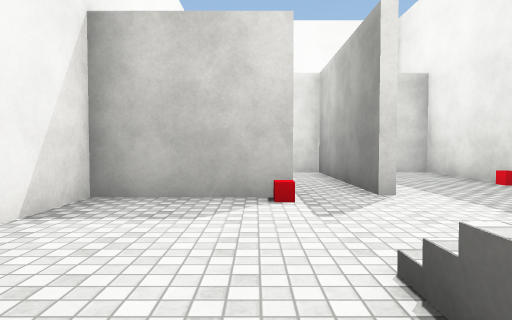
[1] (above)

16 first-person views from a walk through a Unity game level. The camera is 1.2 m above the floor, tilts 2° down and sees 75° across. The floor is counted in squares, 1.8 m on a side. Each view is taken from the middle of a square. On the plan, view 1 faces up. The plan holds only what a view shows up to about 10 squares ahead; the rest is blank. The place goes on beyond the plan. The player is left out. Surface patterns are stand-ins for the level's own textures.

[2]
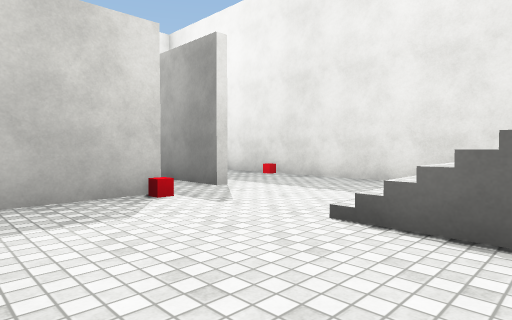

[3]
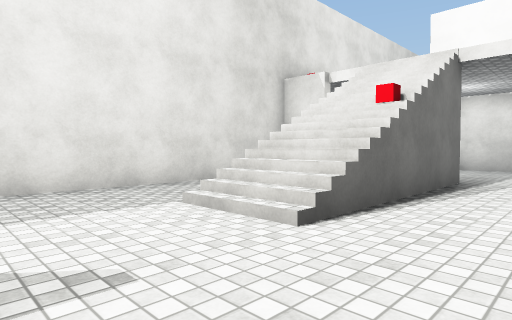

[4]
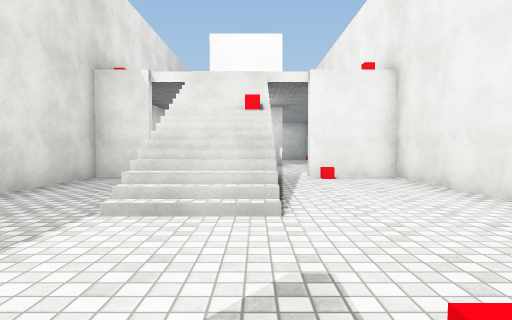

[5]
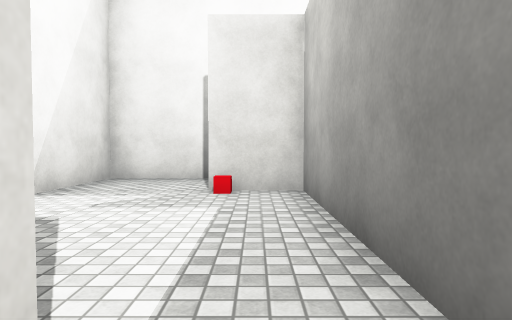

[6]
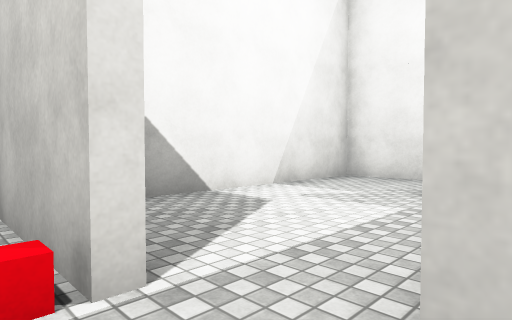

[7]
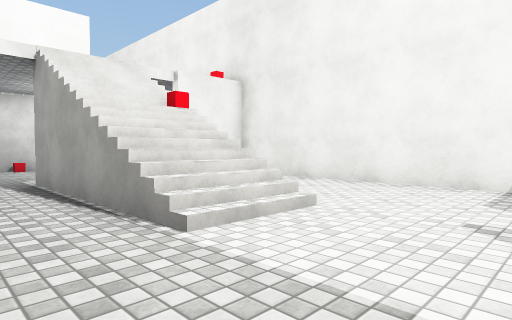

[8]
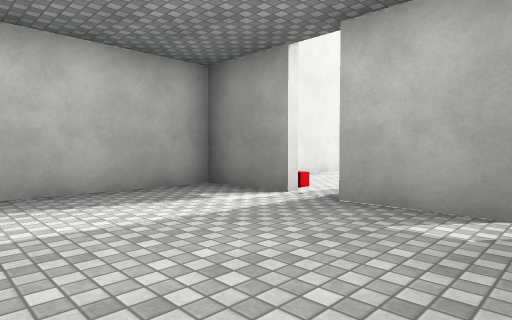

[9]
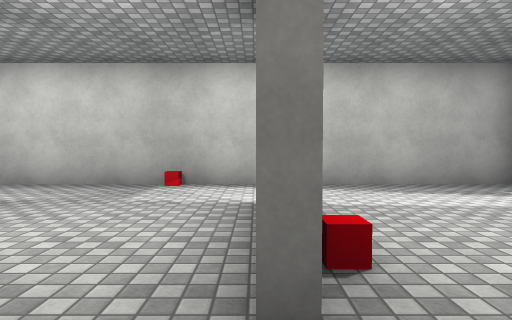

[10]
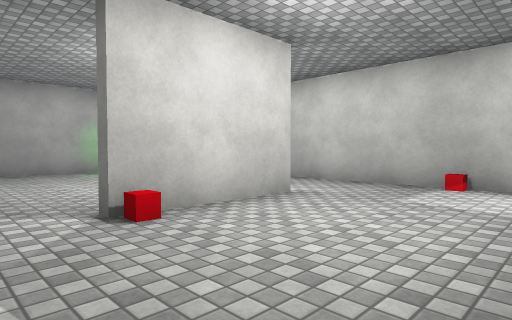

[11]
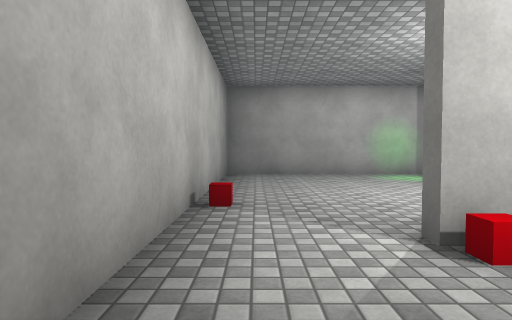

[12]
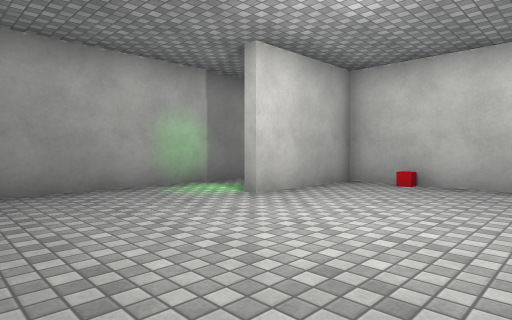

[13]
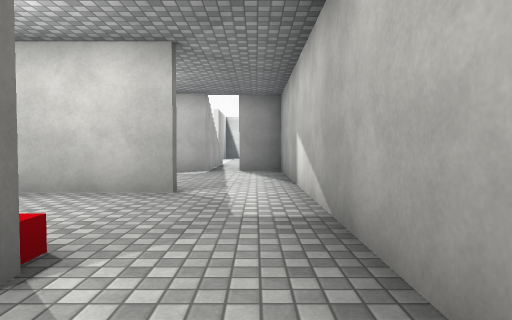

[14]
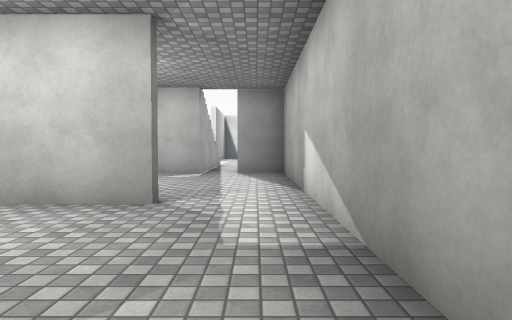

[15]
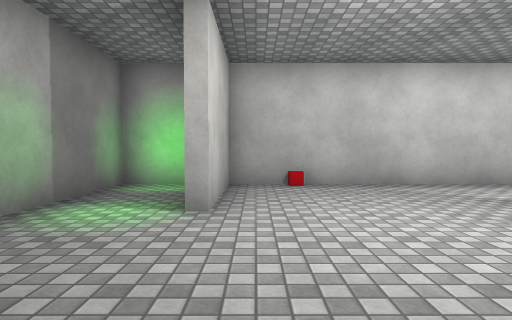

[16]
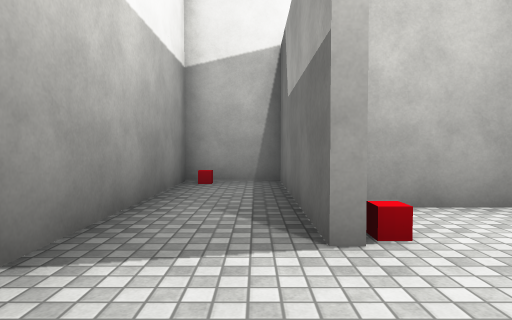

### Floor plan
Key: @ floor where view 1 was taken; # wall or solid block; . main floor; : floor 2.5 m higher than the main floor; / step, stairs or slope.
Columns run from 3 left of view 1 to 5 right of it. Each row starts with its distance up from view 1.
 12 #########
 11 #.......#
 10 #.......#
  9 #...#####
  8 #....#..#
  7 #....#..#
  6 #....#..#
  5 ####.#..#
  4 #.......#
  3 #.......#
  2 #.......#
  1 #...//..#
  0 #..@//..#
 -1 #...:/..#
 -2 #...//..#
 -3 ###.//.##
 -4 #.......#
 -5 #.......#
 -6 #.......#
 -7 #.......#
 -8 #...##..#
 -9 #.......#
-10 #.......#
-11 #...##..#
-12 #.......#
-13 #.......#
-14 #.......#
-15 #.......#
-16 ####....#
-17 #.......#
-18 #########

Positions as (right, up) in squares from view 1, and headings:
1: (0, 0), facing up
2: (-2, 0), facing up-right
3: (-1, 4), facing down-right
4: (1, 5), facing down
5: (1, 4), facing up
6: (2, 4), facing up-left
7: (4, 4), facing down-left
8: (3, -7), facing up-left
9: (4, -8), facing left
10: (4, -8), facing down-left
11: (4, -9), facing down
12: (4, -12), facing down-left
13: (4, -13), facing up
14: (4, -12), facing up
15: (4, -15), facing left
16: (-2, 10), facing right
